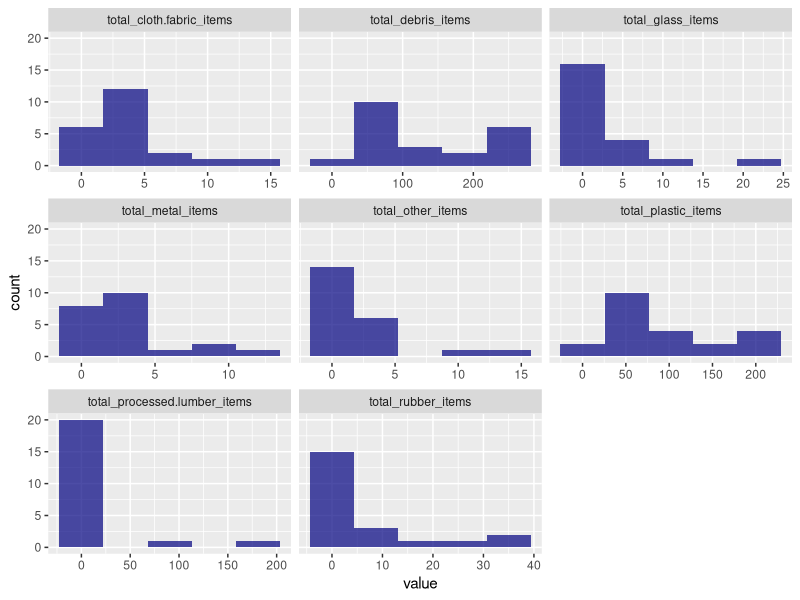
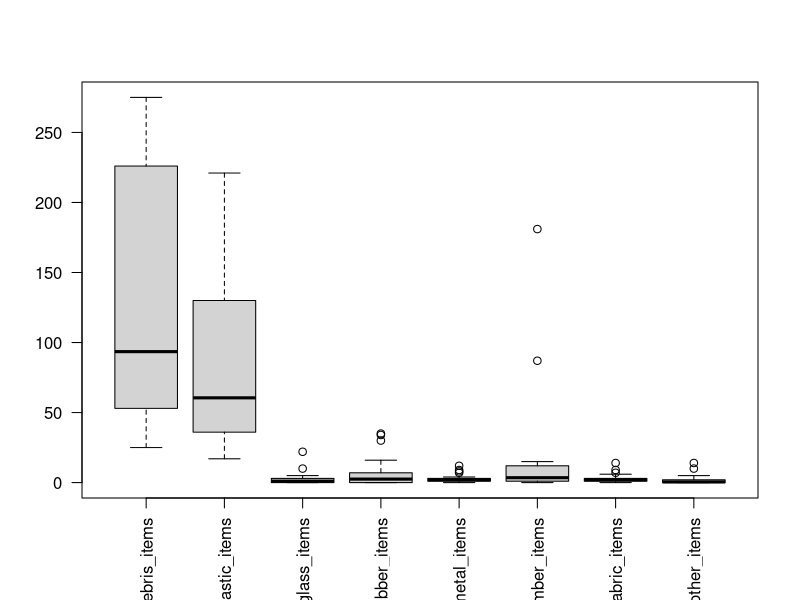
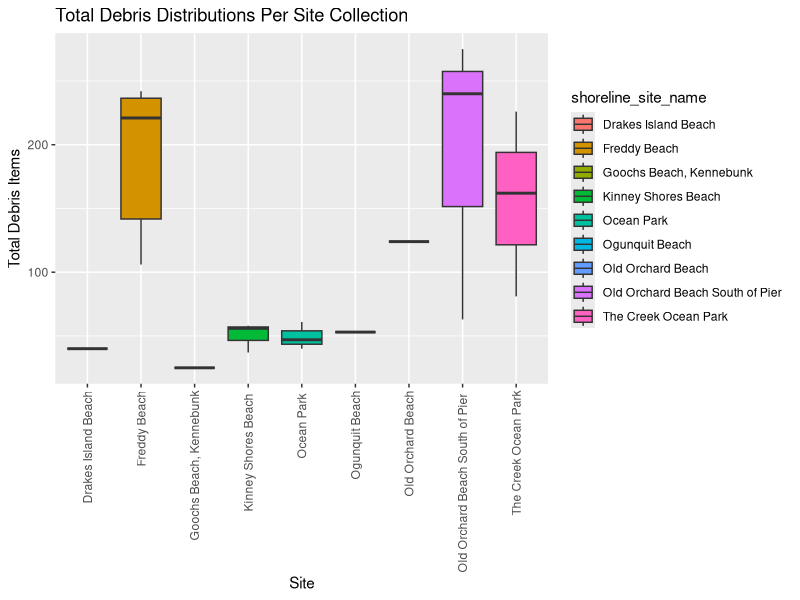
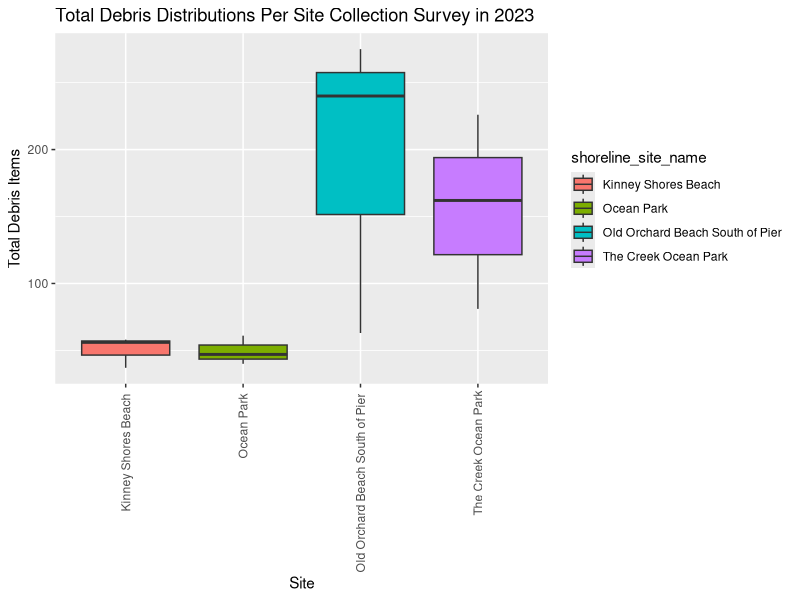
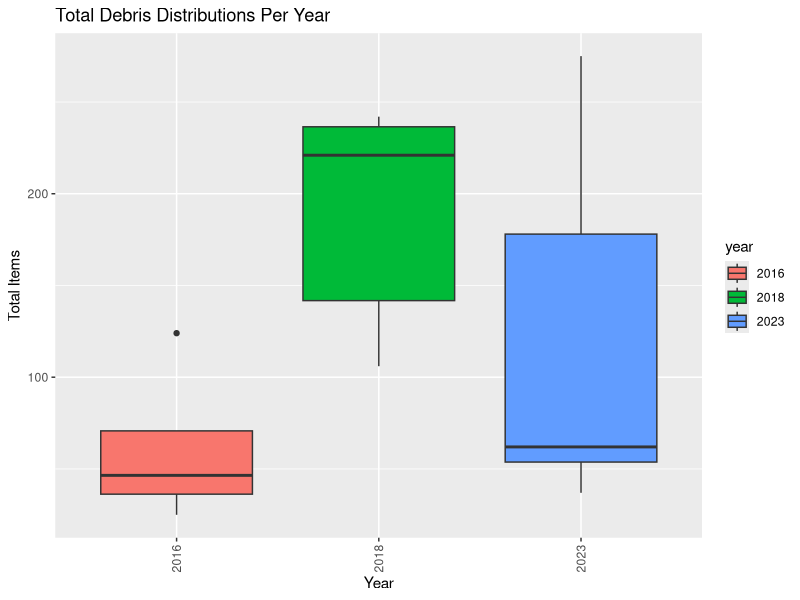
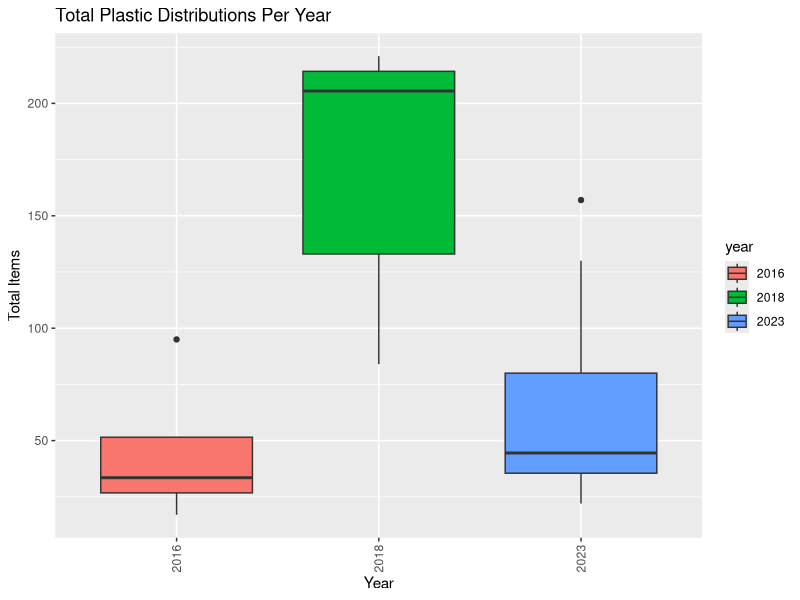
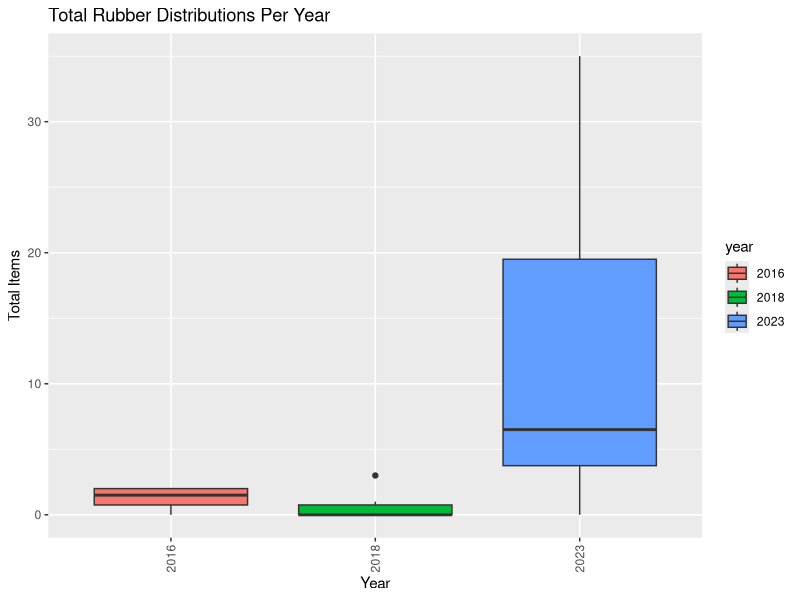
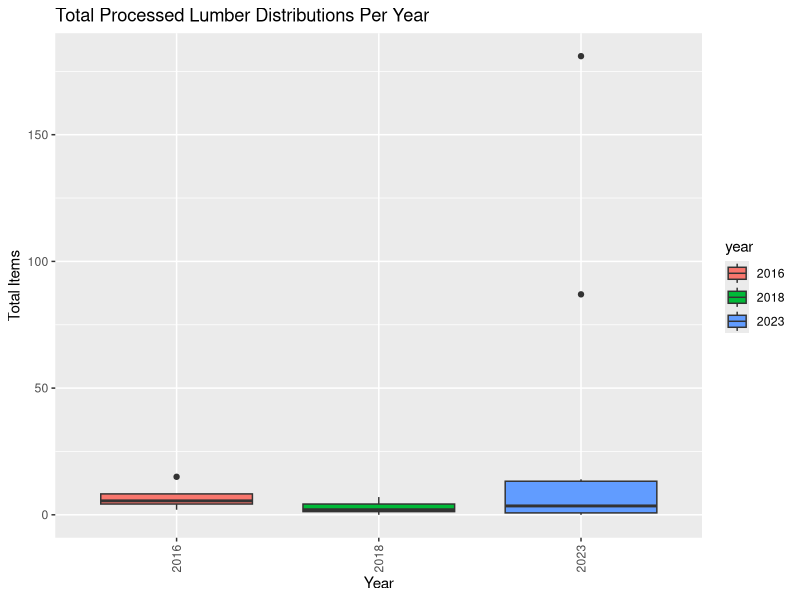

Source code (R) for these figures, in order:
## ---- chunk 1
debris_df = read.csv("data/debris_data.csv")

totals_cols <- c(
  "total_debris_items",
  "total_plastic_items",
  "total_glass_items",
  "total_rubber_items",
  "total_metal_items",
  "total_processed.lumber_items",
  "total_cloth.fabric_items",
  "total_other_items"
  
)

numeric_columns <- c(
  "total_debris_items",
  "total_plastic_items",
  "total_glass_items",
  "total_rubber_items",
  "total_metal_items",
  "total_processed.lumber_items",
  "total_cloth.fabric_items",
  "total_other_items",
  "plastic.fragments.film",
  "plastic.fragments.foamed",
  "plastic.fragments.hard", 
  "plastic.bags",
  "plastic.beverage.bottles",
  "plastic.bottle.or.container.caps", 
  "plastic.cups",
  "plastic.food.wrappers",
  "plastic.other.jugs.or.containers", 
  "plastic.straws",
  "plastic.utensils",
  "plastic.6.pack.rings", 
  "plastic.cigar.tips",
  "plastic.cigarettes",
  "plastic.disposable.cigarette.lighters", 
  "plastic.buoys.and.floats",
  "plastic.fishing.lures.and.line", 
  "plastic.rope.and.nets",
  "plastic.balloons",
  "plastic.personal.care.products", 
  "plastic.shotgun.shells.wads",
  "plastic.other", "metal.fragments", 
  "metal.aerosol.cans",
  "metal.aluminum.tin.cans",
  "metal.other", 
  "glass.fragments",
  "glass.beverage.bottles",
  "glass.jars",
  "glass.other",
  "rubber.fragments",
  "rubber.balloons",
  "rubber.flip.flops",
  "rubber.gloves", 
  "rubber.tires",
  "rubber.other",
  "processed.lumber.building.material",
  "processed.lumber.paper.and.cardboard", 
  "processed.lumber.bags",
  "processed.lumber.other",
  "cloth.fabric.fragments", 
  "cloth.fabric.clothing.and.shoes",
  "cloth.fabric.face.masks", 
  "cloth.fabric.gloves",
  "cloth.fabric.rope.and.nets",
  "cloth.fabric.towels.rags", 
  "cloth.fabric.other",
  "other.other",
  "plastic.other.fireworks", 
  "metal.other.construction.material",
  "rubber.other.lobster.claw.rubber.bands",
  "processed.lumber.paper.and.cardboard.fireworks", 
  "other.other.asphalt",
  "other.other.brick",
  "other.other.wax")

debris_df <- debris_df[, sapply(debris_df, class) != "logical"]
debris_df$year <- substr(debris_df$survey_date, 1, 4)

write.csv(debris_df, "cleaned_debris.csv")
## ---- chunk 2
#hist(debris_df[test_cols])
#install.packages("tidyverse")
#install.packages("GGally")

# For ALL DATA
library(tidyr)
library(ggplot2)
ggplot(gather(debris_df[totals_cols]), aes(value)) + 
    geom_histogram(bins = 5, fill="navyblue", alpha=.7) + 
    facet_wrap(~key, scales = 'free_x')

## ---- chunk 3

# FOR ALL DATA
boxplot(debris_df[totals_cols], las=2)

## ---- chunk 4
# boxplot of debris totals per site
ggplot(debris_df, aes(x=shoreline_site_name, y=total_debris_items, fill=shoreline_site_name)) + 
  geom_boxplot() +
  scale_x_discrete(guide = guide_axis(angle = 90)) +
  ggtitle("Total Debris Distributions Per Site Collection") +
  ylab("Total Debris Items") +
  xlab("Site")
## ---- chunk 5
# boxplot of debris totals per site
ggplot(subset(debris_df, year == "2023"), aes(x=shoreline_site_name, y=total_debris_items, fill=shoreline_site_name)) + 
  geom_boxplot() +
  scale_x_discrete(guide = guide_axis(angle = 90)) +
  ggtitle("Total Debris Distributions Per Site Collection Survey in 2023") +
  ylab("Total Debris Items") +
  xlab("Site")
## ---- chunk 6
# boxplot of debris totals per year


ggplot(debris_df, aes(x=year, y=total_debris_items, fill=year)) + 
  geom_boxplot() +
  scale_x_discrete(guide = guide_axis(angle = 90)) +
  ggtitle("Total Debris Distributions Per Year") +
  ylab("Total Items") +
  xlab("Year")

ggplot(debris_df, aes(x=year, y=total_plastic_items, fill=year)) + 
  geom_boxplot() +
  scale_x_discrete(guide = guide_axis(angle = 90)) +
  ggtitle("Total Plastic Distributions Per Year") +
  ylab("Total Items") +
  xlab("Year")

ggplot(debris_df, aes(x=year, y=total_rubber_items, fill=year)) + 
  geom_boxplot() +
  scale_x_discrete(guide = guide_axis(angle = 90)) +
  ggtitle("Total Rubber Distributions Per Year") +
  ylab("Total Items") +
  xlab("Year")


ggplot(debris_df, aes(x=year, y=total_processed.lumber_items, fill=year)) + 
  geom_boxplot() +
  scale_x_discrete(guide = guide_axis(angle = 90)) +
  ggtitle("Total Processed Lumber Distributions Per Year") +
  ylab("Total Items") +
  xlab("Year")

ggplot(debris_df, aes(x=year, y=total_metal_items, fill=year)) + 
  geom_boxplot() +
  scale_x_discrete(guide = guide_axis(angle = 90)) +
  ggtitle("Total Metal Distributions Per Year") +
  ylab("Total Items") +
  xlab("Year")
## ---- chunk 7
t.test(debris_df[debris_df$year == "2018"]$total_debris_items, debris_df[debris_df$year == "2023"]$total_debris_items)
## ---- chunk 8
# boxplot of debris totals per site vs freddy beach
library("dplyr")
freddy_vs_all_df <- debris_df
freddy_vs_all_df <- freddy_vs_all_df %>%
  mutate(beach = if_else(shoreline_site_name == "Freddy Beach", "Freddy Beach", "Other"))
ggplot(freddy_vs_all_df, aes(x=beach, y=total_debris_items, fill=beach)) + 
  geom_boxplot() +
  scale_x_discrete(guide = guide_axis(angle = 90)) +
  ggtitle("Total Debris Distribution at Freddy Beach vs All Other Sites") +
  ylab("Total Items") +
  xlab("Site")
## ---- chunk 9

# means of the two groups vs each other.
print(mean(freddy_vs_all_df[freddy_vs_all_df$beach == "Freddy Beach"]$total_debris_items))
not_freddy <- subset(freddy_vs_all_df, subset=beach != "Freddy Beach")
print(mean(not_freddy$total_debris_items))


# On Average, there is 11% more debris at Freddy Beach than all other sites.
(124 - 99)/(124 + 99)
## ---- chunk 10
# T test of Freddy beach total debris vs every other location.
# We have a p-value of 1e-6, and a confidence interval of 86 to 162 with the mean sitting at 124 debris pieces.

t.test(debris_df[debris_df$shoreline_site_name == "Freddy Beach"]$total_debris_items, debris_df[debris_df$shoreline_site_name != "Freddy Beach"]$total_debris_items)

## ---- chunk 11
anovatest <- aov(total_debris_items ~ year, data=debris_df)
summary(anovatest)

## ---- chunk 12
trimmed_data <- subset(debris_df, select=c(
  'total_plastic_items',
  'shoreline_site_id',
  'shoreline_site_name',
  'total_glass_items',
  'total_rubber_items',
  'total_metal_items',
  'total_processed.lumber_items',
  'total_cloth.fabric_items',
  'total_other_items'))

total_columns <- c('total_plastic_items',
                  'total_glass_items',
                  'total_rubber_items',
                  'total_metal_items',
                  'total_processed.lumber_items',
                  'total_cloth.fabric_items',
                  'total_other_items')
sum_df <- trimmed_data %>% group_by(shoreline_site_name) %>% summarise_at(total_columns, sum)
sum_df <- sum_df[order(sum_df$total_plastic_items),]
sum_df$shoreline_site_name <- factor(sum_df$shoreline_site_name, levels=rev(c(
  'Freddy Beach', 'Old Orchard Beach South of Pier ', 'The Creek Ocean Park', 'Ocean Park ',
  'Kinney Shores Beach ', 'Old Orchard Beach', 'Ogunquit Beach', 'Drakes Island Beach', 'Goochs Beach, Kennebunk')))

sum_df |> pivot_longer(-shoreline_site_name) |> ggplot(aes(x=shoreline_site_name, y=value, fill=name)) +
  geom_bar(position="stack", stat="identity") + coord_flip() + 
  ggtitle("Total Debris Type Breakdown Per Site") +
  xlab("Site Locations") +
  ylab("Total Debris (#)")

